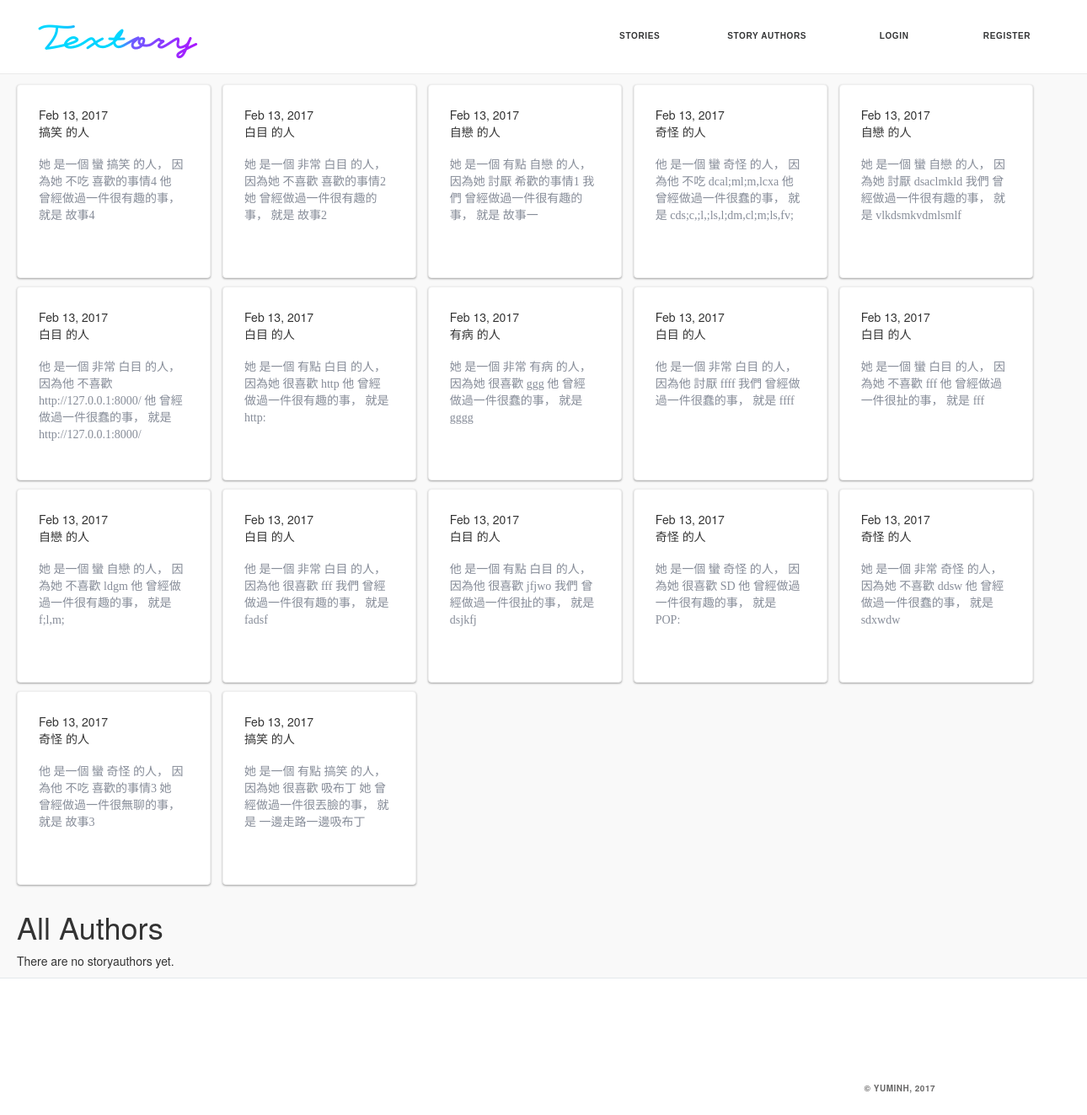
The app's page /stories/, older data.
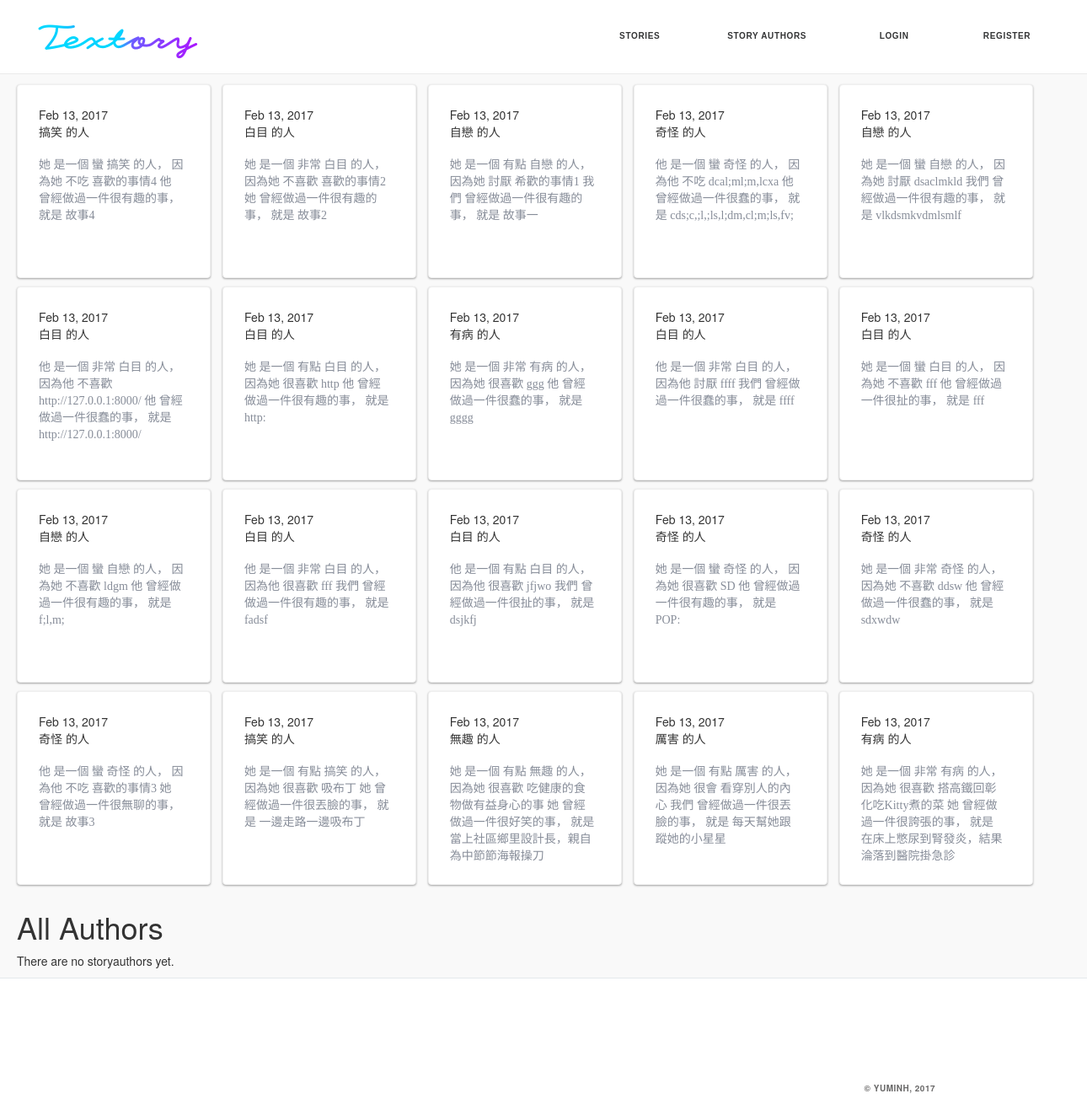
The same page, newer data.
### story/models.py (models this page shows, shortened)
class Story(models.Model):
    author = models.ForeignKey(StoryAuthor, related_name='storys',null=True)
    sb_thing = models.CharField(max_length=30,null=True)
    sb_story = models.CharField(max_length=30,null=True)
    sb_name = models.CharField(max_length=30,null=True)
    SB_GENDER = (
        ('他','他'),
        ('她','她'),
    )
    sb_gender = models.CharField(max_length = 100,null=True,choices = SB_GENDER, )
    SB_ADV = (
        ('有點','有點'),
        ('非常','非常'),
        ('蠻','蠻'),
        ('超級','超級'),
        ('史上無敵','史上無敵'),
    )
    sb_adv = models.CharField(max_length = 100,null=True,choices = SB_ADV)
    SB_ADJ = (
        ('奇怪','奇怪'),
        ('白目','白目'),
        ('有病','有病'),
        ('自戀','自戀'),
        ('搞笑','搞笑'),
        ('孤僻','孤僻'),
        ('嚴肅','嚴肅'),
        ('無趣','無趣'),
        ('冷靜','冷靜'),
        ('可怕','可怕'),
        ('呆呆','呆呆'),
        ('萌萌','萌萌'),
        ('厲害','厲害'),
        ('正常','正常'),
        ('懶惰','懶惰'),
    )
    sb_adj = models.CharField(max_length = 100,null=True,choices = SB_ADJ)
    SB_ABOUT = (
        ('很喜歡','很喜歡'),
        ('不喜歡','不喜歡'),
        ('不吃','不吃'),
        ('討厭','討厭'),
        ('怕','怕'),
        ('常常','常常'),
        ('很會','很會'),
    )
    sb_about = models.CharField(max_length = 100,null=True,choices = SB_ABOUT)
    WHO = (
        ('我們','我們'),
        ('他','他'),
        ('她','她'),
    )
    who = models.CharField(max_length = 100,null=True,choices = WHO)
    STH_ADJ = (
        ('扯','扯'),
        ('蠢','蠢'),
        ('煩','煩'),
        ('有趣','有趣'),
        ('好笑','好笑'),
        ('丟臉','丟臉'),
        ('瘋狂','瘋狂'),
        ('誇張','誇張'),
        ('無聊','無聊'),
        ('幼稚','幼稚'),
        ('難忘','難忘'),
        ('開心','開心'),
    )
    sth_adj = models.CharField(max_length = 100,null=True,choices = STH_ADJ)
    ITJCTS = (
        ('哎','哎'),
        ('哈哈','哈哈'),
        ('呵呵','呵呵'),
        ('顆顆','顆顆'),
    )
    itjcts = models.CharField(max_length = 100,null=True,choices = ITJCTS)
    MARK = (
        ('~','~'),
        ('!','!'),
        ('!!!','!!!'),
        ('XD','XD'),
        ('>///<','>///<'),
        ('^^','^^'),
        (':)',':)'),
        ('。','。'),
    )
    mark = models.CharField(max_length = 100,null=True,choices = MARK)
    created_date = models.DateTimeField(
            default=timezone.now)
    published_date = models.DateTimeField(
            blank=True, null=True)

### story/views.py (the view)
# urls.py: url(r'^stories/$', views.story_list, name='story_list'),
def story_list(request):
    storys = Story.objects.filter(published_date__lte=timezone.now()).order_by('published_date')
    return render(request, 'story/story_list.html', {'storys':storys})

### story/templates/story/story_list.html (shortened to what this page needs)
{% extends 'story/base.html' %}
{% load staticfiles %}
{% block body %}
<div class="container">
  {% for story in storys %}
  <a href="{% url 'story_detail' pk=story.pk %}">
    <div class="about_page__tweet">
      <span>Feb 13, 2017</span>
      <br>
      {{ story.sb_adj }} 的人
      <br><br>
      <p style="font-size:14px; font-family: Noto Sans TC; font-weight: 300; color:#878d99;">
      {{ story.sb_gender }} 是一個 {{ story.sb_adv }} {{ story.sb_adj }} 的人，
      因為{{ story.sb_gender }} {{ story.sb_about }} {{ story.sb_thing }}
      {{ story.who }} 曾經做過一件很{{ story.sth_adj }}的事，
      就是 {{ story.sb_story }}
      <br>
      </p>
    </div>
  </a>
  {% endfor %}
  <h1>All Authors</h1>
  {% if storyauthor_list %}
    {% for author in storyauthor_list %}
      <a href="{% url 'storys_by_author' author.pk %}">{{ author }}</a>
    {% endfor %}
  {% else %}
    <p>There are no storyauthors yet.</p>
  {% endif %}
</div>
{% endblock %}

Row changes from the older to the newer data that the page shows:
added Story: sb_adj "無趣", sb_gender "她", sb_adv "有點", sb_about "很喜歡", sb_thing "吃健康的食物做有益身心的事", who "她", sth_adj "好笑", sb_story "當上社區鄉里設計長，親自為中節節海報操刀"
added Story: sb_adj "厲害", sb_gender "她", sb_adv "有點", sb_about "很會", sb_thing "看穿別人的內心", who "我們", sth_adj "丟臉", sb_story "每天幫她跟蹤她的小星星"
added Story: sb_adj "有病", sb_gender "她", sb_adv "非常", sb_about "很喜歡", sb_thing "搭高鐵回彰化吃Kitty煮的菜", who "她", sth_adj "誇張", sb_story "在床上憋尿到腎發炎，結果淪落到醫院掛急診"
